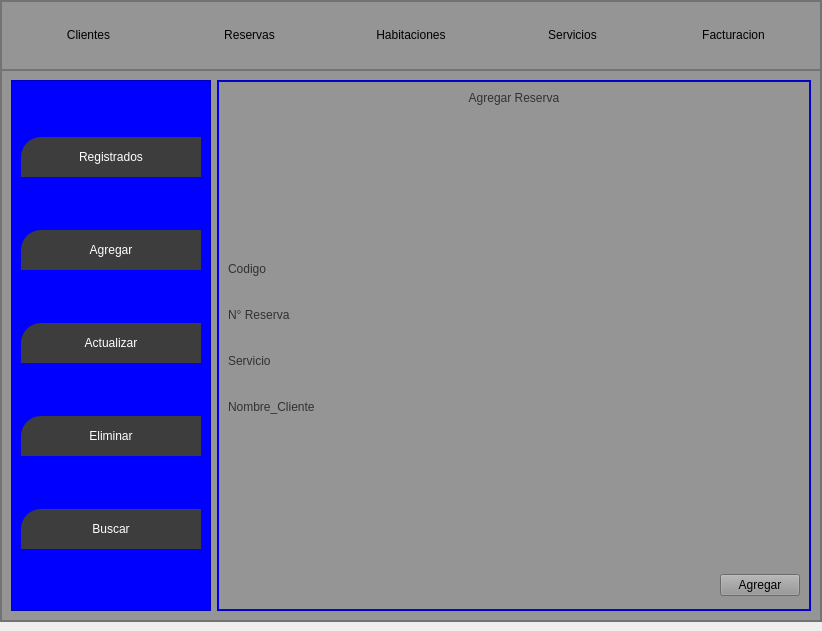
<?xml version="1.0" encoding="UTF-8"?>
<ui version="4.0">
 <class>MainWindow</class>
 <widget class="QMainWindow" name="MainWindow">
  <property name="geometry">
   <rect>
    <x>0</x>
    <y>0</y>
    <width>822</width>
    <height>631</height>
   </rect>
  </property>
  <property name="windowTitle">
   <string>MainWindow</string>
  </property>
  <widget class="QWidget" name="centralwidget">
   <layout class="QHBoxLayout" name="horizontalLayout_15">
    <property name="leftMargin">
     <number>0</number>
    </property>
    <property name="topMargin">
     <number>0</number>
    </property>
    <property name="rightMargin">
     <number>0</number>
    </property>
    <item>
     <widget class="QFrame" name="frame">
      <property name="styleSheet">
       <string notr="true">background-color:rgb(149, 149, 149)</string>
      </property>
      <property name="frameShape">
       <enum>QFrame::StyledPanel</enum>
      </property>
      <property name="frameShadow">
       <enum>QFrame::Raised</enum>
      </property>
      <layout class="QVBoxLayout" name="verticalLayout_2" stretch="1,8">
       <property name="spacing">
        <number>0</number>
       </property>
       <property name="leftMargin">
        <number>0</number>
       </property>
       <property name="topMargin">
        <number>0</number>
       </property>
       <property name="rightMargin">
        <number>0</number>
       </property>
       <property name="bottomMargin">
        <number>0</number>
       </property>
       <item>
        <widget class="QFrame" name="frame_superior">
         <property name="minimumSize">
          <size>
           <width>0</width>
           <height>42</height>
          </size>
         </property>
         <property name="styleSheet">
          <string notr="true">Qframe{
backgrorund-color:rgb(0,0,0);
}

QPushButton{
backgrorund-color:#000000ff;
border-radius:20px;
}

QPushButton:hover{
backgrorund-color:rgb(61,61,61);
border-radius:20px;
}</string>
         </property>
         <property name="frameShape">
          <enum>QFrame::StyledPanel</enum>
         </property>
         <property name="frameShadow">
          <enum>QFrame::Raised</enum>
         </property>
         <layout class="QHBoxLayout" name="horizontalLayout">
          <item>
           <widget class="QPushButton" name="bt_clientes">
            <property name="maximumSize">
             <size>
              <width>200</width>
              <height>16777215</height>
             </size>
            </property>
            <property name="text">
             <string>Clientes</string>
            </property>
            <property name="iconSize">
             <size>
              <width>38</width>
              <height>38</height>
             </size>
            </property>
           </widget>
          </item>
          <item>
           <widget class="QPushButton" name="bt_reservas">
            <property name="minimumSize">
             <size>
              <width>40</width>
              <height>40</height>
             </size>
            </property>
            <property name="text">
             <string>Reservas</string>
            </property>
           </widget>
          </item>
          <item>
           <widget class="QPushButton" name="bt_habitaciones">
            <property name="minimumSize">
             <size>
              <width>40</width>
              <height>40</height>
             </size>
            </property>
            <property name="text">
             <string>Habitaciones</string>
            </property>
           </widget>
          </item>
          <item>
           <widget class="QPushButton" name="bt_servicios">
            <property name="minimumSize">
             <size>
              <width>40</width>
              <height>40</height>
             </size>
            </property>
            <property name="text">
             <string>Servicios</string>
            </property>
           </widget>
          </item>
          <item>
           <widget class="QPushButton" name="bt_facturacion">
            <property name="minimumSize">
             <size>
              <width>40</width>
              <height>40</height>
             </size>
            </property>
            <property name="text">
             <string>Facturacion</string>
            </property>
           </widget>
          </item>
         </layout>
        </widget>
       </item>
       <item>
        <widget class="QFrame" name="frame_contenido">
         <property name="frameShape">
          <enum>QFrame::StyledPanel</enum>
         </property>
         <property name="frameShadow">
          <enum>QFrame::Raised</enum>
         </property>
         <layout class="QHBoxLayout" name="horizontalLayout_2">
          <item>
           <widget class="QFrame" name="frame_control">
            <property name="minimumSize">
             <size>
              <width>200</width>
              <height>0</height>
             </size>
            </property>
            <property name="styleSheet">
             <string notr="true">QFrame{
background-color:rgb(0, 0, 255)
}

QPushButton{
background-color:rgb(61,61,61);
border-top-left-radius: 20px;
border-buttom-left-radius:20px;
color:rgb(255,255,255);
font: 77 10pt &quot;Arial Black&quot;;
}

QPushButton:hover{
background-color:white;
border-top-left-radius:20px;
border-buttom-left-radius:20px;
color: rgb(0,0,0);
font: 77 10pt &quot;Arial Black&quot;;
}</string>
            </property>
            <property name="frameShape">
             <enum>QFrame::StyledPanel</enum>
            </property>
            <property name="frameShadow">
             <enum>QFrame::Raised</enum>
            </property>
            <layout class="QVBoxLayout" name="verticalLayout_3">
             <item>
              <widget class="QPushButton" name="bt_datos">
               <property name="minimumSize">
                <size>
                 <width>0</width>
                 <height>40</height>
                </size>
               </property>
               <property name="text">
                <string>Registrados</string>
               </property>
              </widget>
             </item>
             <item>
              <widget class="QPushButton" name="bt_registrar">
               <property name="minimumSize">
                <size>
                 <width>0</width>
                 <height>40</height>
                </size>
               </property>
               <property name="text">
                <string>Agregar</string>
               </property>
              </widget>
             </item>
             <item>
              <widget class="QPushButton" name="bt_actualizar_2">
               <property name="minimumSize">
                <size>
                 <width>0</width>
                 <height>40</height>
                </size>
               </property>
               <property name="text">
                <string>Actualizar</string>
               </property>
              </widget>
             </item>
             <item>
              <widget class="QPushButton" name="bt_eliminar">
               <property name="minimumSize">
                <size>
                 <width>0</width>
                 <height>40</height>
                </size>
               </property>
               <property name="text">
                <string>Eliminar</string>
               </property>
              </widget>
             </item>
             <item>
              <widget class="QPushButton" name="bt_ajustes">
               <property name="minimumSize">
                <size>
                 <width>0</width>
                 <height>40</height>
                </size>
               </property>
               <property name="text">
                <string>Buscar</string>
               </property>
              </widget>
             </item>
            </layout>
           </widget>
          </item>
          <item>
           <widget class="QFrame" name="frame_paginas">
            <property name="styleSheet">
             <string notr="true">QFrame{
background-color:rgb(0, 0, 255);
}

QLabel{
font: 87 12pt &quot;Arial Black&quot;;
background-color:#000000ff;
color: rgb(49, 49, 49);
border:0px solid #14C8DC;
}

QLineEdit{
border: 0px;
color: rgb(255,255,255);
border.bottom:2px solid rgb(61,61,61);
font: 75 12pt &quot;Times New Roman&quot;
}

QPussButton{
background-color: rgb(61, 61, 61);
border-radius: 15px;
color: rgb(255, 255, 255);
font: 77 10pt &quot;Arial Black&quot;;
}

QPushButton:hover{
background-color: rgb(0,206,151);
border-radius: 15px;
color: rgb(0, 0, 0);
font: 77 10pt &quot;Arial Black&quot;;
}

QTableWidget{
background-color: rgb(255, 255, 255);
color: rgb(0, 0, 0);
gridline-color: rgb(0, 206, 151);
font-size: 12pt;
color: #000000;
}

QHeaderView::section{
background-color: rgb(0, 206, 151);
border: 1px solid rgb(0, 0, 0);
font-size: 12pt;
}

QTableWidget QTableCornerButton::section{
background-color: rgb(0, 0, 0);
border: 1px solid rgb(0, 206, 151);
}
</string>
            </property>
            <property name="frameShape">
             <enum>QFrame::StyledPanel</enum>
            </property>
            <property name="frameShadow">
             <enum>QFrame::Raised</enum>
            </property>
            <layout class="QVBoxLayout" name="verticalLayout_4">
             <property name="spacing">
              <number>0</number>
             </property>
             <property name="leftMargin">
              <number>1</number>
             </property>
             <property name="topMargin">
              <number>1</number>
             </property>
             <property name="rightMargin">
              <number>1</number>
             </property>
             <property name="bottomMargin">
              <number>1</number>
             </property>
             <item>
              <widget class="QStackedWidget" name="stackedWidget">
               <property name="currentIndex">
                <number>1</number>
               </property>
               <widget class="QWidget" name="page_datos">
                <layout class="QVBoxLayout" name="verticalLayout_5">
                 <item>
                  <widget class="QLabel" name="label">
                   <property name="text">
                    <string>Reservas</string>
                   </property>
                   <property name="alignment">
                    <set>Qt::AlignCenter</set>
                   </property>
                  </widget>
                 </item>
                 <item>
                  <widget class="QTableWidget" name="tabla_productos">
                   <column>
                    <property name="text">
                     <string>N° De Reserva</string>
                    </property>
                   </column>
                   <column>
                    <property name="text">
                     <string>Servicio a Reservar</string>
                    </property>
                   </column>
                   <column>
                    <property name="text">
                     <string>ID_Cliente</string>
                    </property>
                   </column>
                  </widget>
                 </item>
                 <item>
                  <layout class="QHBoxLayout" name="horizontalLayout_3">
                   <item>
                    <spacer name="horizontalSpacer">
                     <property name="orientation">
                      <enum>Qt::Horizontal</enum>
                     </property>
                     <property name="sizeHint" stdset="0">
                      <size>
                       <width>40</width>
                       <height>20</height>
                      </size>
                     </property>
                    </spacer>
                   </item>
                   <item>
                    <widget class="QPushButton" name="bt_refrescar">
                     <property name="minimumSize">
                      <size>
                       <width>120</width>
                       <height>30</height>
                      </size>
                     </property>
                     <property name="text">
                      <string>Actulizar</string>
                     </property>
                    </widget>
                   </item>
                  </layout>
                 </item>
                </layout>
               </widget>
               <widget class="QWidget" name="page_registrar">
                <layout class="QVBoxLayout" name="verticalLayout_12">
                 <item>
                  <widget class="QLabel" name="label_19">
                   <property name="text">
                    <string>Agregar Reserva</string>
                   </property>
                   <property name="alignment">
                    <set>Qt::AlignCenter</set>
                   </property>
                  </widget>
                 </item>
                 <item>
                  <spacer name="verticalSpacer_2">
                   <property name="orientation">
                    <enum>Qt::Vertical</enum>
                   </property>
                   <property name="sizeHint" stdset="0">
                    <size>
                     <width>20</width>
                     <height>40</height>
                    </size>
                   </property>
                  </spacer>
                 </item>
                 <item>
                  <layout class="QHBoxLayout" name="horizontalLayout_6">
                   <item>
                    <layout class="QVBoxLayout" name="verticalLayout_6">
                     <property name="spacing">
                      <number>30</number>
                     </property>
                     <item>
                      <widget class="QLabel" name="label_5">
                       <property name="text">
                        <string>Codigo</string>
                       </property>
                      </widget>
                     </item>
                     <item>
                      <widget class="QLabel" name="label_6">
                       <property name="text">
                        <string>N° Reserva</string>
                       </property>
                      </widget>
                     </item>
                     <item>
                      <widget class="QLabel" name="label_4">
                       <property name="text">
                        <string>Servicio</string>
                       </property>
                      </widget>
                     </item>
                     <item>
                      <widget class="QLabel" name="label_2">
                       <property name="text">
                        <string>Nombre_Cliente</string>
                       </property>
                      </widget>
                     </item>
                    </layout>
                   </item>
                   <item>
                    <layout class="QVBoxLayout" name="verticalLayout_11">
                     <property name="spacing">
                      <number>30</number>
                     </property>
                     <item>
                      <widget class="QLineEdit" name="reg_codigo"/>
                     </item>
                     <item>
                      <widget class="QLineEdit" name="reg_numReser"/>
                     </item>
                     <item>
                      <widget class="QLineEdit" name="reg_servicio"/>
                     </item>
                     <item>
                      <widget class="QLineEdit" name="reg_nomClien"/>
                     </item>
                    </layout>
                   </item>
                   <item>
                    <spacer name="horizontalSpacer_5">
                     <property name="orientation">
                      <enum>Qt::Horizontal</enum>
                     </property>
                     <property name="sizeHint" stdset="0">
                      <size>
                       <width>40</width>
                       <height>20</height>
                      </size>
                     </property>
                    </spacer>
                   </item>
                  </layout>
                 </item>
                 <item>
                  <spacer name="verticalSpacer">
                   <property name="orientation">
                    <enum>Qt::Vertical</enum>
                   </property>
                   <property name="sizeHint" stdset="0">
                    <size>
                     <width>20</width>
                     <height>40</height>
                    </size>
                   </property>
                  </spacer>
                 </item>
                 <item>
                  <layout class="QHBoxLayout" name="horizontalLayout_7">
                   <item>
                    <widget class="QLabel" name="signal_agregar">
                     <property name="minimumSize">
                      <size>
                       <width>200</width>
                       <height>30</height>
                      </size>
                     </property>
                     <property name="text">
                      <string/>
                     </property>
                     <property name="alignment">
                      <set>Qt::AlignCenter</set>
                     </property>
                    </widget>
                   </item>
                   <item>
                    <spacer name="horizontalSpacer_4">
                     <property name="orientation">
                      <enum>Qt::Horizontal</enum>
                     </property>
                     <property name="sizeHint" stdset="0">
                      <size>
                       <width>40</width>
                       <height>20</height>
                      </size>
                     </property>
                    </spacer>
                   </item>
                   <item>
                    <widget class="QPushButton" name="bt_agregar">
                     <property name="text">
                      <string>Agregar</string>
                     </property>
                    </widget>
                   </item>
                  </layout>
                 </item>
                </layout>
               </widget>
               <widget class="QWidget" name="page_actulizar">
                <widget class="QWidget" name="layoutWidget_3">
                 <property name="geometry">
                  <rect>
                   <x>10</x>
                   <y>60</y>
                   <width>572</width>
                   <height>438</height>
                  </rect>
                 </property>
                 <layout class="QHBoxLayout" name="horizontalLayout_8">
                  <item>
                   <layout class="QVBoxLayout" name="verticalLayout_13">
                    <property name="spacing">
                     <number>30</number>
                    </property>
                    <item>
                     <widget class="QLabel" name="label_24">
                      <property name="text">
                       <string>Codigo</string>
                      </property>
                     </widget>
                    </item>
                    <item>
                     <widget class="QLabel" name="label_25">
                      <property name="text">
                       <string>N° Servicio</string>
                      </property>
                     </widget>
                    </item>
                    <item>
                     <widget class="QLabel" name="label_26">
                      <property name="text">
                       <string>Servicio</string>
                      </property>
                     </widget>
                    </item>
                    <item>
                     <widget class="QLabel" name="label_27">
                      <property name="text">
                       <string>Cliente</string>
                      </property>
                     </widget>
                    </item>
                   </layout>
                  </item>
                  <item>
                   <layout class="QVBoxLayout" name="verticalLayout_14">
                    <property name="spacing">
                     <number>30</number>
                    </property>
                    <item>
                     <widget class="QLineEdit" name="act_codigo"/>
                    </item>
                    <item>
                     <widget class="QLineEdit" name="act_numServi"/>
                    </item>
                    <item>
                     <widget class="QLineEdit" name="act_Servicio"/>
                    </item>
                    <item>
                     <widget class="QLineEdit" name="act_Cliente"/>
                    </item>
                   </layout>
                  </item>
                 </layout>
                </widget>
                <widget class="QLabel" name="label_32">
                 <property name="geometry">
                  <rect>
                   <x>190</x>
                   <y>0</y>
                   <width>281</width>
                   <height>21</height>
                  </rect>
                 </property>
                 <property name="text">
                  <string>Actualizacion Reserva</string>
                 </property>
                </widget>
                <widget class="QWidget" name="layoutWidget_5">
                 <property name="geometry">
                  <rect>
                   <x>10</x>
                   <y>460</y>
                   <width>572</width>
                   <height>32</height>
                  </rect>
                 </property>
                 <layout class="QHBoxLayout" name="horizontalLayout_14">
                  <item>
                   <widget class="QLabel" name="signal_actualizar">
                    <property name="minimumSize">
                     <size>
                      <width>120</width>
                      <height>30</height>
                     </size>
                    </property>
                    <property name="text">
                     <string/>
                    </property>
                    <property name="alignment">
                     <set>Qt::AlignCenter</set>
                    </property>
                   </widget>
                  </item>
                  <item>
                   <spacer name="horizontalSpacer_9">
                    <property name="orientation">
                     <enum>Qt::Horizontal</enum>
                    </property>
                    <property name="sizeHint" stdset="0">
                     <size>
                      <width>40</width>
                      <height>20</height>
                     </size>
                    </property>
                   </spacer>
                  </item>
                  <item>
                   <widget class="QPushButton" name="bt_actualiza_tabla">
                    <property name="minimumSize">
                     <size>
                      <width>120</width>
                      <height>30</height>
                     </size>
                    </property>
                    <property name="text">
                     <string>Actualizar</string>
                    </property>
                   </widget>
                  </item>
                 </layout>
                </widget>
                <widget class="QWidget" name="layoutWidget">
                 <property name="geometry">
                  <rect>
                   <x>10</x>
                   <y>20</y>
                   <width>571</width>
                   <height>32</height>
                  </rect>
                 </property>
                 <layout class="QHBoxLayout" name="horizontalLayout_13">
                  <item>
                   <widget class="QLabel" name="label_33">
                    <property name="text">
                     <string>Nombre de la Reserva:</string>
                    </property>
                   </widget>
                  </item>
                  <item>
                   <widget class="QLineEdit" name="act_buscar"/>
                  </item>
                  <item>
                   <widget class="QPushButton" name="bt_actualiza_buscar">
                    <property name="minimumSize">
                     <size>
                      <width>120</width>
                      <height>30</height>
                     </size>
                    </property>
                    <property name="text">
                     <string>Buscar</string>
                    </property>
                   </widget>
                  </item>
                 </layout>
                </widget>
               </widget>
               <widget class="QWidget" name="page_eliminar">
                <layout class="QVBoxLayout" name="verticalLayout">
                 <item>
                  <widget class="QLabel" name="label_56">
                   <property name="text">
                    <string>Eliminar Reserva</string>
                   </property>
                   <property name="alignment">
                    <set>Qt::AlignCenter</set>
                   </property>
                  </widget>
                 </item>
                 <item>
                  <layout class="QHBoxLayout" name="horizontalLayout_16">
                   <item>
                    <widget class="QLabel" name="label_57">
                     <property name="text">
                      <string>Ingrese el Nombre:</string>
                     </property>
                    </widget>
                   </item>
                   <item>
                    <widget class="QLineEdit" name="eliminar_buscar"/>
                   </item>
                   <item>
                    <widget class="QPushButton" name="bt_buscar_borrar">
                     <property name="minimumSize">
                      <size>
                       <width>120</width>
                       <height>30</height>
                      </size>
                     </property>
                     <property name="text">
                      <string>Buscar</string>
                     </property>
                    </widget>
                   </item>
                  </layout>
                 </item>
                 <item>
                  <widget class="QTableWidget" name="tabla_borrar">
                   <property name="minimumSize">
                    <size>
                     <width>200</width>
                     <height>30</height>
                    </size>
                   </property>
                   <column>
                    <property name="text">
                     <string>N° Reservacion</string>
                    </property>
                   </column>
                   <column>
                    <property name="text">
                     <string>Servicio a Reservar</string>
                    </property>
                   </column>
                   <column>
                    <property name="text">
                     <string>ID_Cliente</string>
                    </property>
                   </column>
                  </widget>
                 </item>
                 <item>
                  <layout class="QHBoxLayout" name="horizontalLayout_17">
                   <item>
                    <widget class="QLabel" name="signal_eliminacion">
                     <property name="text">
                      <string/>
                     </property>
                    </widget>
                   </item>
                   <item>
                    <spacer name="horizontalSpacer_10">
                     <property name="orientation">
                      <enum>Qt::Horizontal</enum>
                     </property>
                     <property name="sizeHint" stdset="0">
                      <size>
                       <width>40</width>
                       <height>20</height>
                      </size>
                     </property>
                    </spacer>
                   </item>
                   <item>
                    <widget class="QPushButton" name="bt_borrar">
                     <property name="minimumSize">
                      <size>
                       <width>120</width>
                       <height>30</height>
                      </size>
                     </property>
                     <property name="text">
                      <string>Eliminar</string>
                     </property>
                    </widget>
                   </item>
                  </layout>
                 </item>
                </layout>
               </widget>
               <widget class="QWidget" name="page_ajustes">
                <layout class="QVBoxLayout" name="verticalLayout_7">
                 <item>
                  <layout class="QHBoxLayout" name="horizontalLayout_4">
                   <item>
                    <widget class="QLabel" name="label_7">
                     <property name="text">
                      <string>Ingrese el codigo:</string>
                     </property>
                    </widget>
                   </item>
                   <item>
                    <widget class="QLineEdit" name="codigoB"/>
                   </item>
                  </layout>
                 </item>
                 <item>
                  <widget class="QTableWidget" name="tabla_buscar">
                   <column>
                    <property name="text">
                     <string>N° Reservacion</string>
                    </property>
                   </column>
                   <column>
                    <property name="text">
                     <string>Servicio Reservado</string>
                    </property>
                   </column>
                   <column>
                    <property name="text">
                     <string>ID_Cliente</string>
                    </property>
                   </column>
                  </widget>
                 </item>
                 <item>
                  <widget class="QPushButton" name="pushButton">
                   <property name="text">
                    <string>Buscar Reserva</string>
                   </property>
                  </widget>
                 </item>
                </layout>
               </widget>
              </widget>
             </item>
            </layout>
           </widget>
          </item>
         </layout>
        </widget>
       </item>
      </layout>
     </widget>
    </item>
   </layout>
  </widget>
 </widget>
 <resources/>
 <connections/>
</ui>
